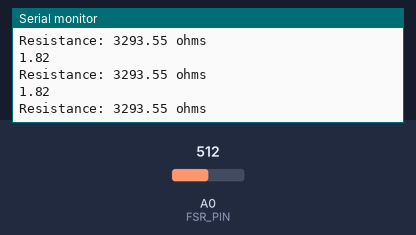
Recording of a sketch running on a simulated Arduino Uno, built with avr-gcc and run on an emulated ATmega328P. Parts: the last lines printed to the serial monitor. The inputs (shaded band) are chosen by the test bench; at power-on: A0 (FSR_PIN) = 512.

Above: at 1.2 s.
1.3 s: A0 (FSR_PIN) set to 269
At 2.1 s:
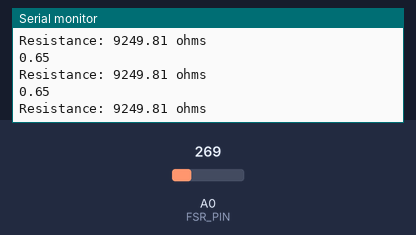
4.3 s: A0 (FSR_PIN) set to 242
At 5.0 s:
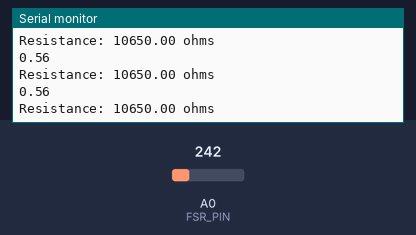
7.3 s: A0 (FSR_PIN) set to 34
At 8.4 s:
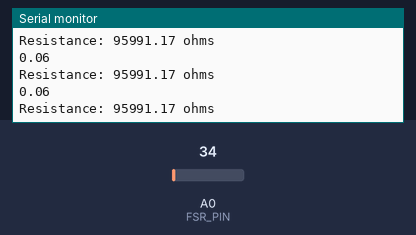
10.3 s: A0 (FSR_PIN) set to 29
At 10.9 s:
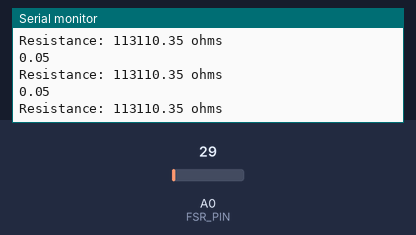
11.8 s: A0 (FSR_PIN) set to 5
At 12.4 s:
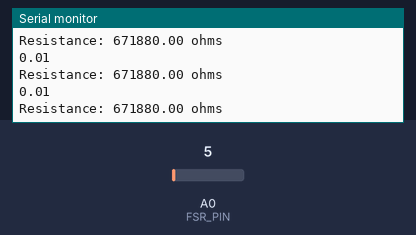
14.8 s: A0 (FSR_PIN) set to 2
At 15.7 s:
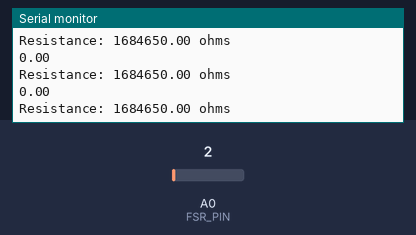
Timing chart, 0 to 17.3 s (numbered marks = the images above; inputs shaded):
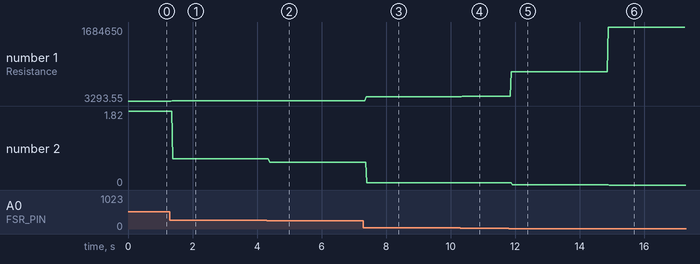

Measured:
- after the input at 1.3 s, the serial monitor: prints a new line after 0.07 s (image 1)
- after the input at 4.3 s, the serial monitor: prints a new line after 0.06 s (image 2)
- after the input at 7.3 s, the serial monitor: prints a new line after 0.08 s (image 3)
- after the input at 10.3 s, the serial monitor: prints a new line after 0.07 s (image 4)
- after the input at 11.8 s, the serial monitor: prints a new line after 0.09 s (image 5)
- after the input at 14.8 s, the serial monitor: prints a new line after 0.09 s (image 6)
- plotted number 1: 3293.55 → 9249.81 after the input at 1.3 s, 9249.81 → 10650 after the input at 4.3 s, 10650 → 95991.17 after the input at 7.3 s, 95991.17 → 113110.35 after the input at 10.3 s, 113110.35 → 671880 after the input at 11.8 s
- plotted number 2: 1.82 → 0.65 after the input at 1.3 s, 0.65 → 0.56 after the input at 4.3 s, 0.56 → 0.06 after the input at 7.3 s, 0.06 → 0.05 after the input at 10.3 s, 0.05 → 0.01 after the input at 11.8 s

The sketch:

FSR.ino
```cpp
const int FSR_PIN = A0; //Pin connected to FSR/resistor divider

const float VCC = 5; //Voltage of Ardunio 5V line
const float R_DIV = 3300; //Resistance of 3.3k resistor

void setup()
{
  Serial.begin(9600);
  pinMode(FSR_PIN, INPUT);
}

void loop()
{
  int fsrADC = analogRead(FSR_PIN);
  float fsrV = fsrADC * VCC / 1023.0;

  // Use voltage and static resistor value to
  // calculate FSR resistance:
  float fsrR = R_DIV * (VCC / fsrV - 1.0);
  Serial.println("Resistance: " + String(fsrR) + " ohms");

  float force;
  float fsrG = 1.0 / fsrR; // Calculate conductance

  // Break the calibration curve to two linear slopes:
  if (fsrR <= 600)
    force = (fsrG - 0.00075) / 0.00000032639;
  else
    force =  fsrG / 0.000000642857;

  force = force * 0.00980665;

  force = force * (6.96/17.70); //based on experimentation

  //printing force
  Serial.println(force);

  delay(10);
}
```
